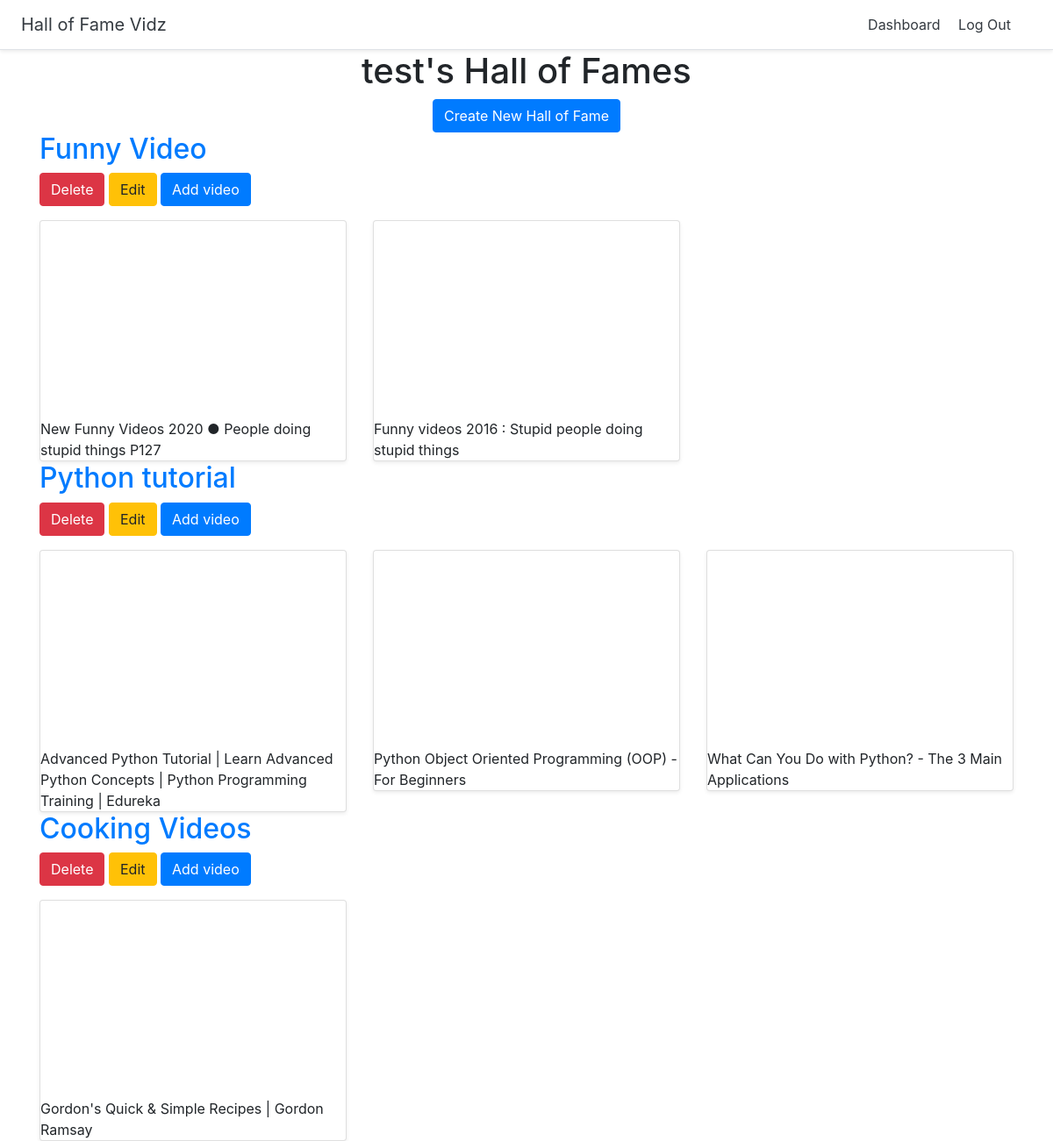
The page /dashboard (signed in) on the database its author committed.
### halls/models.py (models this page shows, shortened)
class Hall(models.Model):
    title = models.CharField(max_length=255)
    user = models.ForeignKey(User, on_delete=models.CASCADE)

class Video(models.Model):
    title = models.CharField(max_length=255)
    url = models.URLField()
    youtube_id = models.CharField(max_length=255)
    hall = models.ForeignKey(Hall, on_delete=models.CASCADE)

### halls/views.py (the view)
# urls.py: path('dashboard', views.dashboard, name='dashboard'),
@login_required
def dashboard(request):
    halls = Hall.objects.filter(user=request.user)
    return render(request, 'halls/dashboard.html', {'halls': halls})

### halls/templates/halls/dashboard.html
{% extends 'halls/base.html' %}
{% block content %}
<div class="container">
    <div class="text-center">
        <h1>{{user.username}}'s Hall of Fames</h1>
        <a href="{% url 'create_hall' %}" class="btn btn-primary">Create New Hall of Fame</a>
    </div>
    {% for hall in halls %}
        <h2><a href="{% url 'detail_hall' hall.id %}">{{hall.title}}</a></h2>
        <a href="{% url 'delete_hall' hall.id %}" class="btn btn-danger">Delete</a>
        <a href="{% url 'update_hall' hall.id %}" class="btn btn-warning">Edit</a>
        <a href="{% url 'add_video' hall.id %}" class="btn btn-primary">Add video</a>
        <div class="row">
            {% for video in hall.video_set.all %}
                <div class="col-md-4 mt-3">
                    <div class="card md-4 shadow-sm">
                        <iframe width="100%" height="225" src="https://www.youtube.com/embed/{{ video.youtube_id}}" frameborder="0" allow="accelerometer; autoplay; encrypted-media; gyroscope; picture-in-picture" allowfullscreen></iframe>
                        <div class=""card-body>
                            <p class="card-text">{{ video.title }}</p>
                        </div>
                    </div>
                </div>
            {% endfor %}
        </div>
    {% endfor %}
</div>
{% endblock %}

### rows shown on the page
Hall: title "Funny Video"
Video: title "New Funny Videos 2020 ● People doing stupid things P127"
Video: title "Funny videos 2016 : Stupid people doing stupid things"
Hall: title "Python tutorial"
Video: title "Advanced Python Tutorial | Learn Advanced Python Concepts | Python Programming Training | Edureka"
Video: title "Python Object Oriented Programming (OOP) - For Beginners"
Video: title "What Can You Do with Python? - The 3 Main Applications"
Hall: title "Cooking Videos"
Video: title "Gordon's Quick & Simple Recipes | Gordon Ramsay"

### other values the page prints
{{ user.username }} "test"
